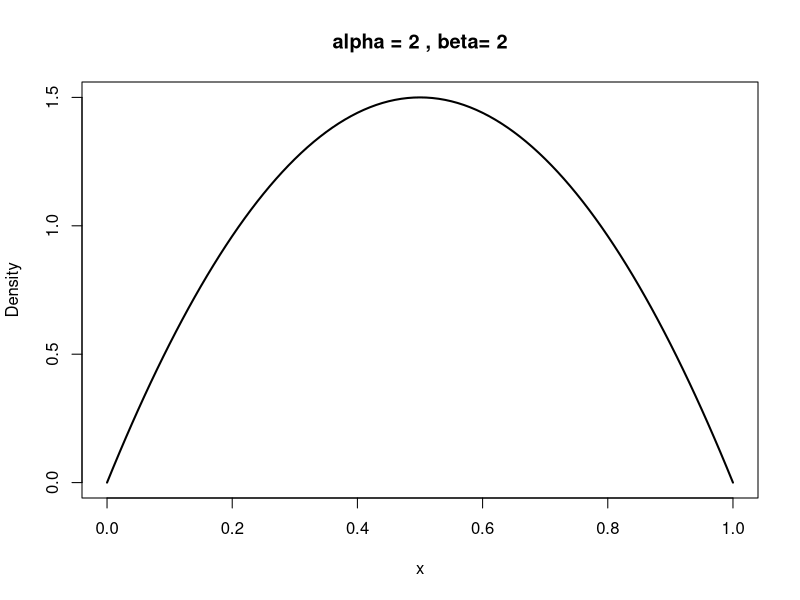
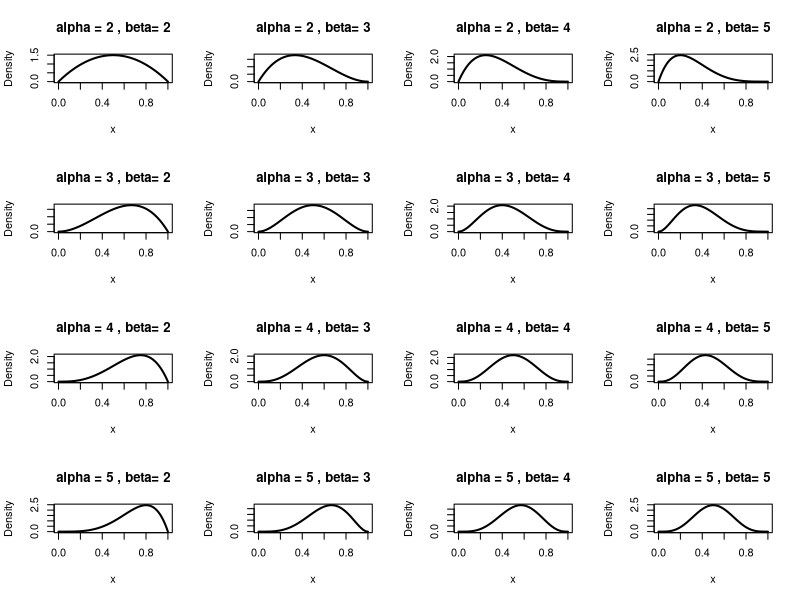
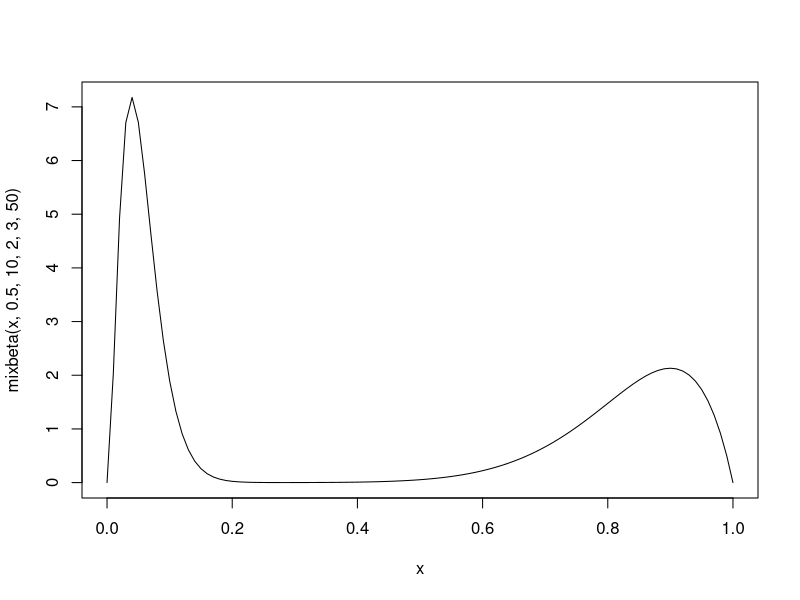
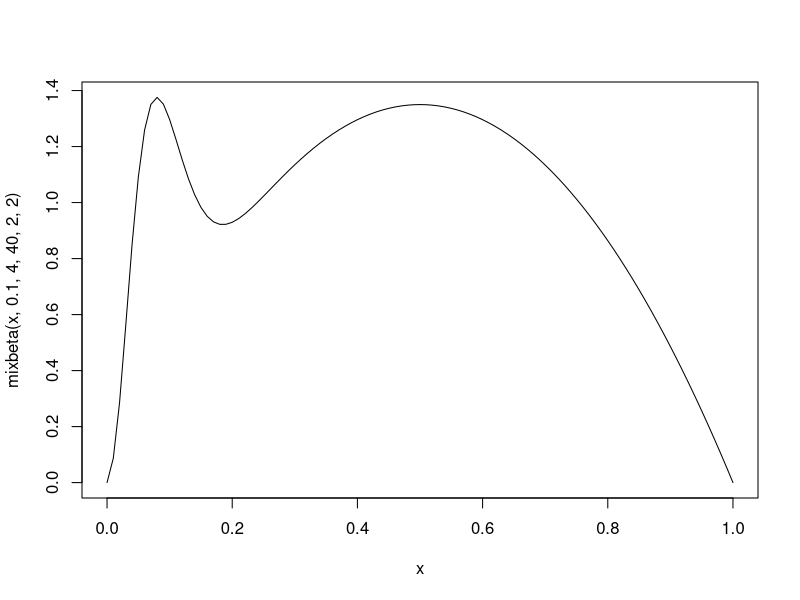
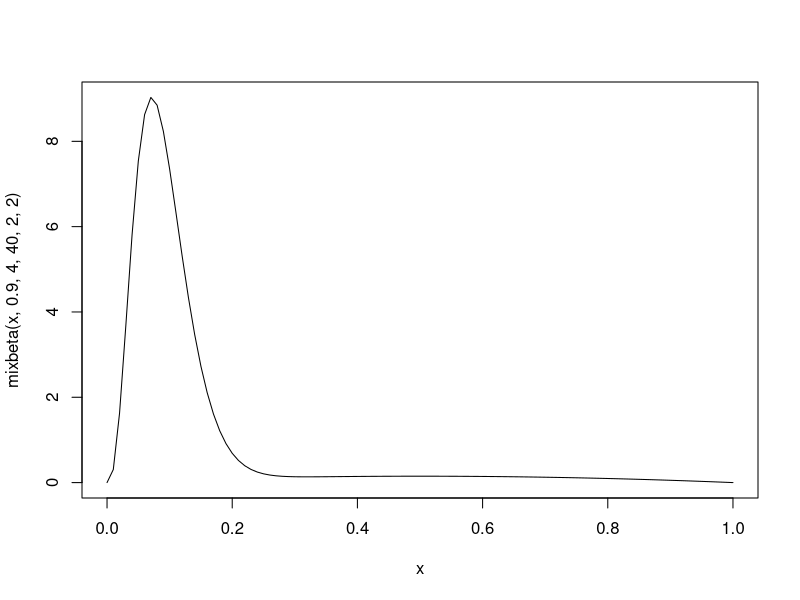
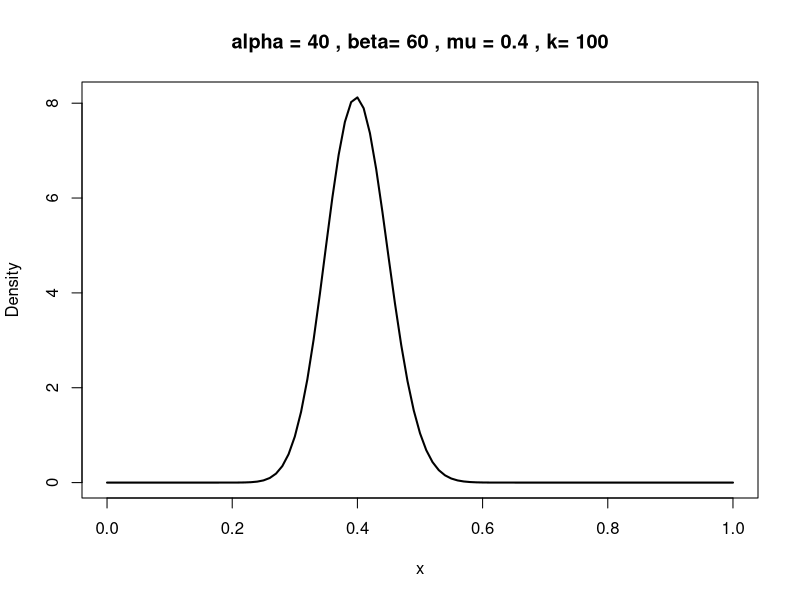

These charts were generated, in order, by the following R code:
# Unit 5 Ch 6

# Plot Beta
dev.new(noRStudioGD = TRUE)
alpha = 2
beta = 2
curve(dbeta(x, alpha, beta), xlim = c(0,1), 
      main = paste("alpha =", alpha,",", "beta=", beta),
      ylab = "Density", lwd =2)


# make a window and cut it with layout
# then populate with a for loop

# 9 plots
graphics.off()
dev.new(noRStudioGD = TRUE)

n=5
layout(matrix(1:((n-1)*(n-1)), nr =(n-1), nc = (n-1), byrow = TRUE))
alpha = 2:n
beta = 2:n

for(i in 1:(n-1))
{
  for(j in 1:(n-1))
  {
    curve(dbeta(x, alpha[i], beta[j]), xlim = c(0,1), 
          main = paste("alpha =", alpha[i],",", "beta=", beta[j]),
          ylab = "Density", lwd =2) 
    
  }
  
}


# Make mixture betas

mixbeta = function(x, r, alpha1,beta1, alpha2, beta2) # r of beta density 1
{
  r*dbeta(x, alpha1, beta1) +(1-r)*dbeta(x, alpha2,beta2)
  
}

dev.new(noRStudioGD = TRUE)
curve(mixbeta(x, 0.5, 10,2,3,50))

curve(mixbeta(x, 0.1, 4,40,2,2))

curve(mixbeta(x, 0.9, 4,40,2,2))


# Make kappa and mu substitutions
# alpha = mu*k, beta = (1-mu)*k

mu = 0.4
k = 100

alpha = mu*k
beta = (1-mu)*k


dev.new(noRStudioGD = TRUE)

curve(dbeta(x, alpha, beta), xlim = c(0,1), 
      main = paste("alpha =", alpha,",", "beta=", beta, ",", "mu =", mu, ",", "k=",k),
      ylab = "Density", lwd =2)
